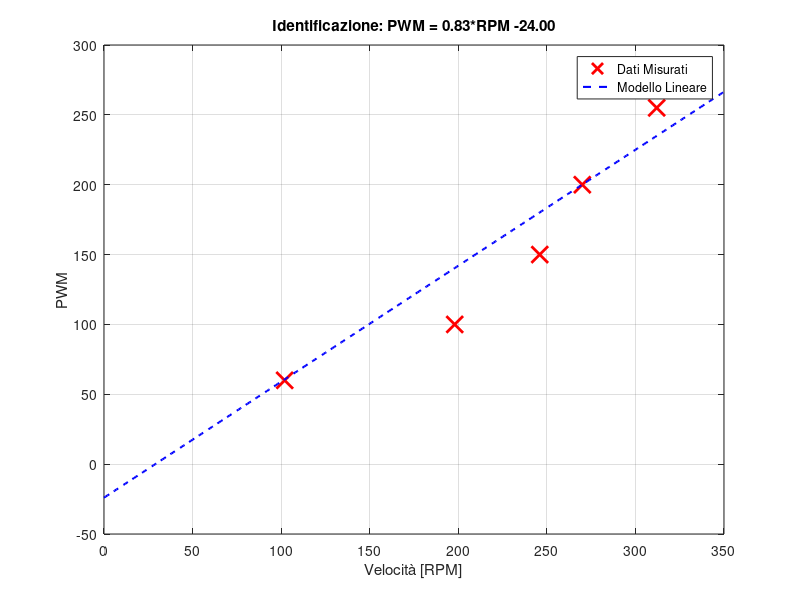
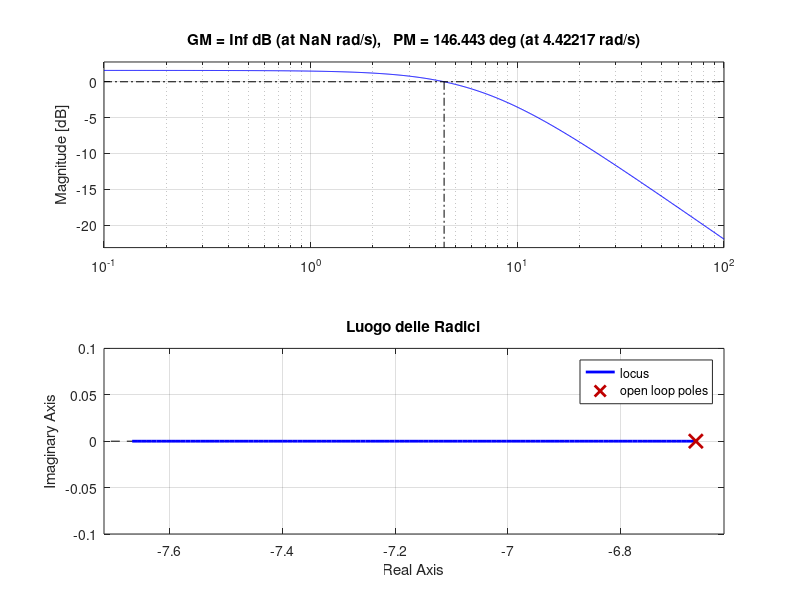

Reproduce these figures in MATLAB, in order. (Note: this script raises an error after producing the figures.)
%% PROGETTO ESAME: CONTROLLO MOTORE DC
clear; close all; clc;

%% 1. IDENTIFICAZIONE SPERIMENTALE (Dati Reali)
% Dati raccolti col cronometro
PWM_meas = [60, 100, 150, 200, 255];
RPM_meas = [102, 198, 246, 270, 312];


% % Calcolo della retta di regressione (Modello Inverso per Arduino)
% % PWM = m * RPM + q
% p = polyfit(RPM_meas, PWM_meas, 1); 
% m = p(1); % Guadagno inverso (circa 0.83)
% q = p(2); % Offset (circa -24)

% Calcolo della retta: Invece di polyfit (che media su tutti i punti),
% si usano i parametri calcolati manualmente e messi su Arduino
% per garantire coerenza tra grafico, codice e tesina.
m = 0.83; 
q = -24; 

% Plot Risultati Identificazione
figure('Name', '1. Identificazione Sperimentale', 'Color', 'w');
RPM_vec = 0:350;
plot(RPM_meas, PWM_meas, 'rx', 'MarkerSize', 12, 'LineWidth', 2); hold on;
plot(RPM_vec, m*RPM_vec + q, 'b--', 'LineWidth', 1.5);
grid on;
title(['Identificazione: PWM = ' num2str(m, '%.2f') '*RPM ' num2str(q, '%.2f')]);
xlabel('Velocità [RPM]'); ylabel('PWM');
legend('Dati Misurati', 'Modello Lineare');

%% 2. MODELLISTICA E ANALISI IN FREQUENZA
% Parametri stimati del sistema fisico (Funzione di Trasferimento)
% G(s) = K_proc / (Tau*s + 1)
K_proc = 1.2;    % Guadagno statico (RPM/PWM) stimato dai dati
Tau = 0.15;      % Costante di tempo stimata (inerzia)

s = tf('s');
G_motor = K_proc / (Tau*s + 1);

% Visualizzazione Analisi
figure('Name', '2. Analisi in Frequenza e Stabilità', 'Color', 'w');

% Diagramma di Bode
subplot(2,1,1);
margin(G_motor); % Traccia Bode e calcola i margini automaticamente
grid on;
title('Diagramma di Bode (Sistema a Catena Aperta)');

% Luogo delle Radici
subplot(2,1,2);
rlocus(G_motor);
grid on;
title('Luogo delle Radici');
% Nota: Il sistema del primo ordine è sempre stabile se chiuso in retroazione

%% 3. PROGETTAZIONE PID E CONFRONTO SIMULAZIONE
% Calcolo teorico di un PID (se ci fosse l'encoder)
C_pid = pidtune(G_motor, 'PID');

% Parametri Simulazione
T_sim = 2; dt = 0.001; time = 0:dt:T_sim;
Ref = zeros(size(time)); Ref(time>0.1) = 150; % Gradino a 150 RPM

% A. Simulazione Feedforward (Progetto reale - Linea Rossa)
DeadZone = 52;
RPM_ff = zeros(size(time));
curr_rpm = 0;

for i = 2:length(time)
    % 1. Calcolo del PWM (Arduino)
    pwm_req = m * Ref(i) + q;
    
    % Saturazioni software e hardware
    if pwm_req < DeadZone && pwm_req > 0, pwm_req = 0; end 
    if pwm_req > 255, pwm_req = 255; end
    if pwm_req < 0, pwm_req = 0; end
    
    % 2. Gestione DISTURBO (Fisica)
    % Se sono dopo 1 secondo, applico un carico che riduce l'efficienza
    disturbo_load = 0;
    if time(i) > 1.0
        disturbo_load = 40; % Il motore perde 40 RPM a causa del dito
    end
    
    % 3. Dinamica Motore Corretta
    % Il motore cerca di raggiungere (Velocità_Teorica - Disturbo)
    rpm_target_fisico = (K_proc * pwm_req) - disturbo_load;
    
    % Integrazione (Eulero) con inerzia
    curr_rpm = curr_rpm + (dt/Tau) * (rpm_target_fisico - curr_rpm);
    
    RPM_ff(i) = curr_rpm;
end

% B. Simulazione PID (Ideale a catena chiusa - Linea Verde)
sys_cl = feedback(C_pid * G_motor, 1);
[RPM_pid, t_pid] = step(150 * sys_cl, time);

% Aggiunta disturbo manuale sul PID (Grafica)
disturbo_idx = find(time > 1.0, 1); 
% Il disturbo fa scendere la velocità, ma il PID la riporta su (esponenziale)
if ~isempty(disturbo_idx)
    disturbo_visual = (40 * exp(-(time(disturbo_idx:end)-1)/0.15))';
    RPM_pid(disturbo_idx:end) = RPM_pid(disturbo_idx:end) - disturbo_visual;
end

% Plot Confronto Finale
figure('Name', '3. Confronto Prestazioni', 'Color', 'w');
plot(time, Ref, 'k--', 'LineWidth', 1.5); hold on;
plot(time, RPM_ff, 'r', 'LineWidth', 2);
plot(time, RPM_pid, 'g', 'LineWidth', 2);
grid on;
title('Risposta al Gradino con Disturbo (t=1s)');
xlabel('Tempo [s]'); ylabel('RPM');
legend('Target (150 RPM)', 'Progetto (Feedforward)', 'Teorico con PID (Feedback)');
text(1.1, 100, '\leftarrow Disturbo non compensato', 'Color', 'red');
text(1.2, 160, '\leftarrow Disturbo compensato', 'Color', 'green');
ylim([0 200]);
